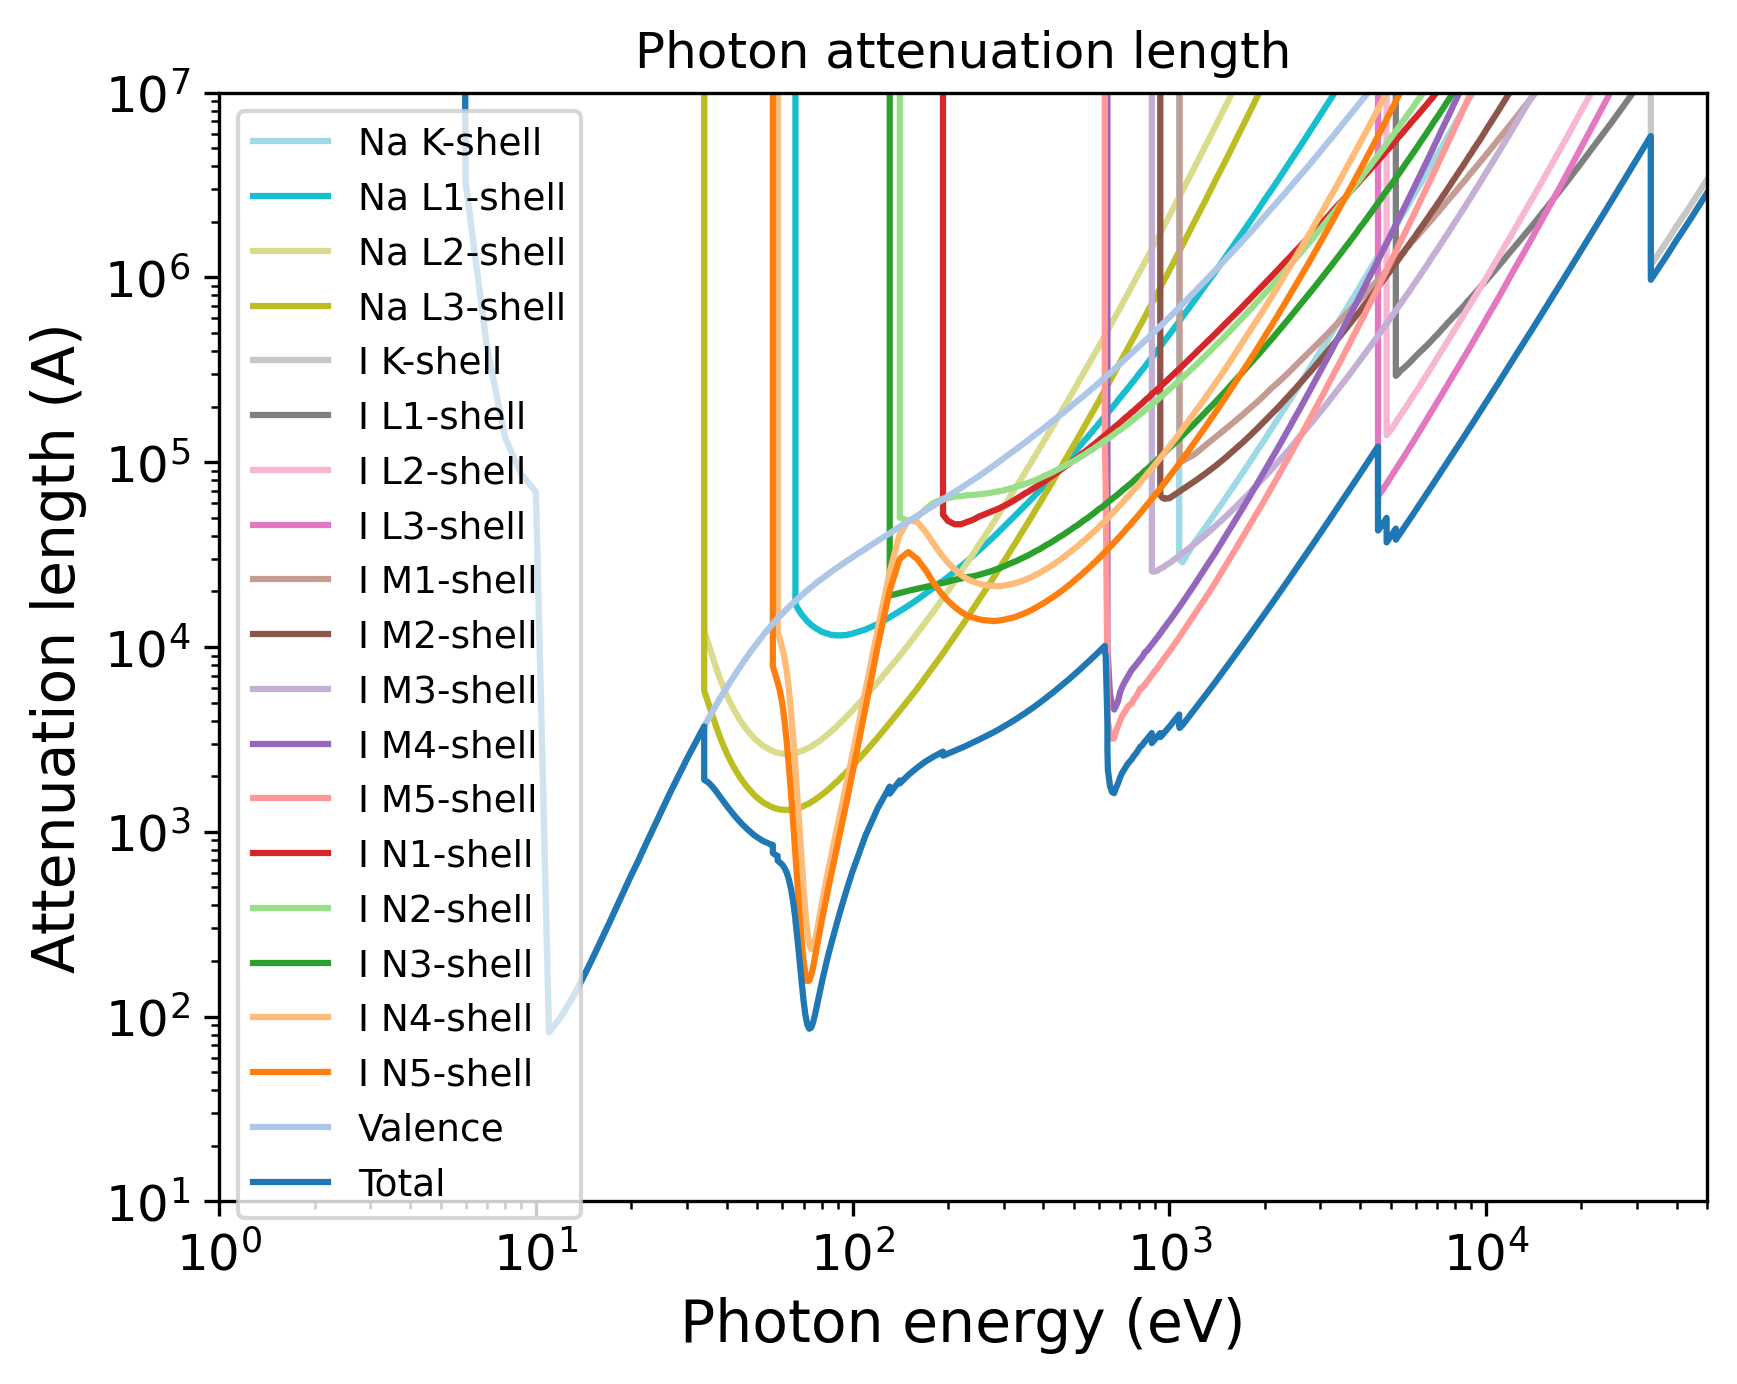

Recreate this plot in Python.
import pandas as pd
import numpy as np
import matplotlib.pyplot as plt
import matplotlib.cm as cm
# Set the format:
plt.xlabel("Photon energy (eV)", fontsize=14)
plt.ylabel("Attenuation length (A)", fontsize=14)
plt.xticks(fontsize=12)
plt.yticks(fontsize=12)
plt.grid(False)
# Set the axes:
# Read the output file:
df = pd.read_csv(r"OUTPUT_NaI_Photon_IMFP.dat", sep=r'\s+', header=None, comment="#", skipinitialspace=True)
plt.xscale("log")
plt.yscale("log")
# Prepare the plot:
columns_to_plot = [ 1, 2, 3, 4, 5, 6, 7, 8, 9, 10, 11, 12, 13, 14, 15, 16, 17, 18, 19, 20]
labels = [ "Na K-shell", "Na L1-shell", "Na L2-shell", "Na L3-shell", "I K-shell", "I L1-shell", "I L2-shell", "I L3-shell", "I M1-shell", "I M2-shell", "I M3-shell", "I M4-shell", "I M5-shell", "I N1-shell", "I N2-shell", "I N3-shell", "I N4-shell", "I N5-shell", "Valence", "Total"]
# Create N distinct colors from a colormap
N = len(columns_to_plot)
colors = plt.cm.tab20(np.linspace(1, 0, 20))
# Set line styles:
linestyles = [ "-", "-", "-", "-", "-", "-", "-", "-", "-", "-", "-", "-", "-", "-", "-", "-", "-", "-", "-", "-"]
for i, col in enumerate(columns_to_plot):
    color = colors[i % len(colors)]
    ls    = linestyles[i % len(linestyles)]
    label = labels[i % len(labels)]
    plt.plot(df.iloc[:, 0], df.iloc[:, col],
    color=color,
    label=label,
    linestyle=ls)
plt.xlim(1.00000000,50000.00000000)
plt.ylim(10.00000000,10000000.00000000)
plt.title("Photon attenuation length")
plt.legend(loc="best", fontsize=9)
# Save the plot in this format:
plt.savefig("OUTPUT_MFP_photon.png", dpi=300, bbox_inches="tight")
